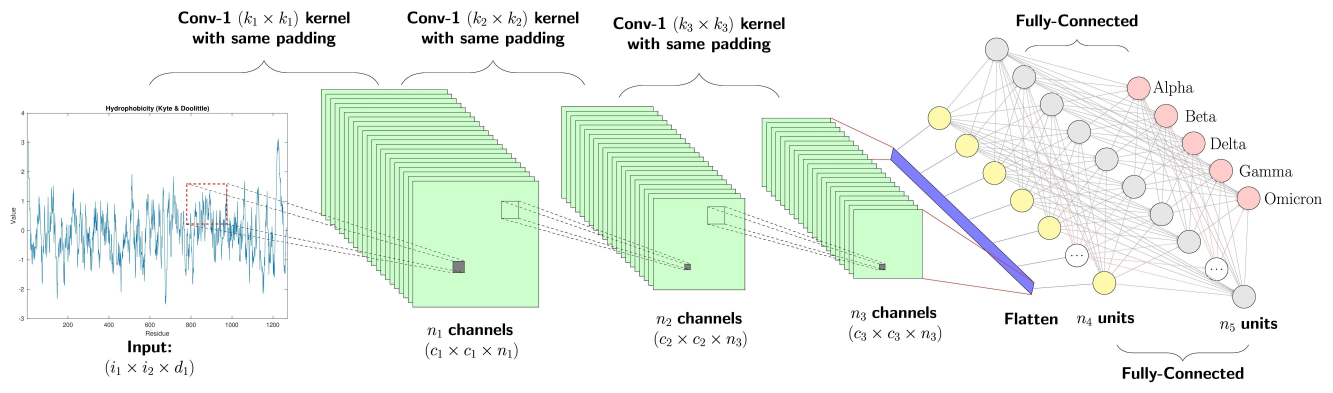
#> input picture publications/paper/images/deep_learning_methods.jpg, 3999 x 1178 px (shown at 1/3 size); its folder holds only this picture in this run
$ python -i baseline_opencv.py   (imports and definitions only)
#> lines starting #> are read from the running program, lines starting #| are printed output that depends on the picture; after the words box and inside, x2 and y2 are one past the last pixel; in counts of white or black regions, pixels touching at a corner belong together
#> further down, picture is the input picture: shape (1178, 3999, 3); mean B, G, R 237.8, 244.7, 237.3
from __future__ import annotations

import math
from dataclasses import dataclass
from pathlib import Path

import cv2
import numpy as np

from app.core.config import get_settings
from app.services.storage_service import job_dir, publish_asset


THRESHOLDS = {
    "low": 0.55,
    "medium": 0.42,
    "high": 0.30,
}


@dataclass
class BaselineSettings:
    sensitivity: str
    min_scene_duration_sec: float


# [85 lines left out: function analyze_video, not called in this run]


def _frame_histogram(frame: np.ndarray) -> np.ndarray:
    resized = cv2.resize(frame, (160, 90), interpolation=cv2.INTER_AREA)
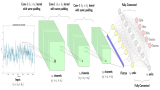
#> resized: shape (90, 160, 3); mean B, G, R 237.8, 244.7, 237.3
    hsv = cv2.cvtColor(resized, cv2.COLOR_BGR2HSV)
#> hsv: shape (90, 160, 3); mean H, S, V 16.2, 9.8, 245.7
    hist = cv2.calcHist([hsv], [0, 1], None, [32, 32], [0, 180, 0, 256])
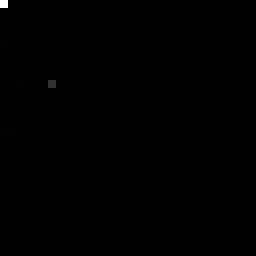
#> hist: shape (32, 32) float32 (shown 8 times larger); min 0, max 10777, mean 14.1; drawn with min black and max white
    cv2.normalize(hist, hist)
#> hist: shape (32, 32) float32; 10.74% of pixels changed, all inside (x1, y1, x2, y2) = (0, 0, 17, 32)
    return hist


# [98 lines left out: functions build_scenes, save_thumbnail, build_storyboard, build_summary, not called in this run]

>>> import cv2
>>> picture = cv2.imread('../../../../../publications/paper/images/deep_learning_methods.jpg')
>>> result = _frame_histogram(picture)

$ run again, on publications/paper/images/flash.jpg
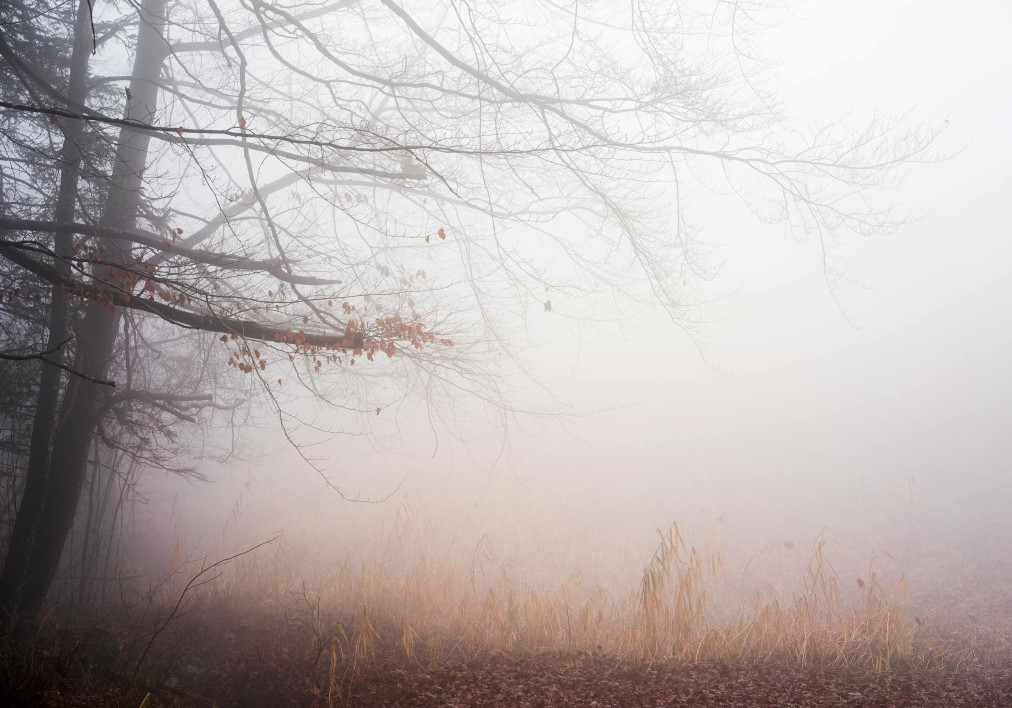
#> input picture publications/paper/images/flash.jpg, 1012 x 708 px
#> picture is the input picture: shape (708, 1012, 3); mean B, G, R 176, 177.4, 185.7
#> in _frame_histogram, `resized = cv2.resize(frame, (160, 90), interpolation=cv2.INTER_AREA)`:
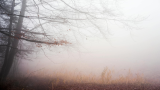
#> resized: shape (90, 160, 3); mean B, G, R 176, 177.4, 185.7
#> hsv: shape (90, 160, 3); mean H, S, V 52.9, 21.7, 186.5
#> in _frame_histogram, `cv2.normalize(hist, hist)`:
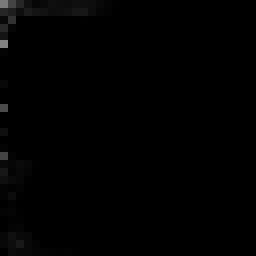
#> hist: shape (32, 32) float32 (shown 8 times larger); min 0, max 0.515, mean 0.00539

$ run again, on publications/paper/images/Anh31.png
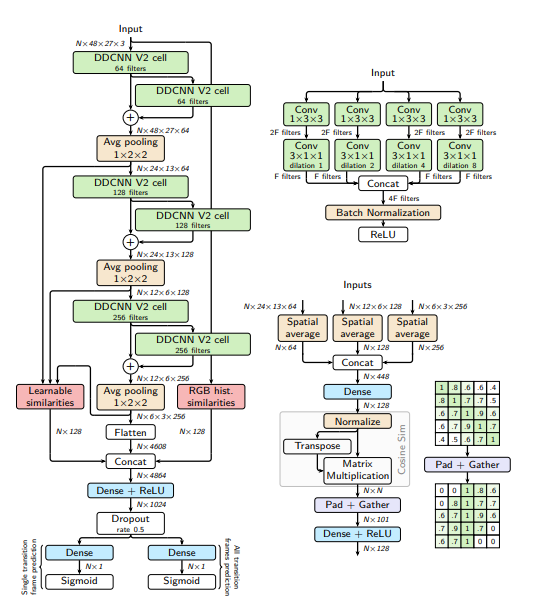
#> input picture publications/paper/images/Anh31.png, 542 x 616 px
#> picture is the input picture: shape (616, 542, 3); mean B, G, R 232.4, 236.4, 234.4
#> in _frame_histogram, `resized = cv2.resize(frame, (160, 90), interpolation=cv2.INTER_AREA)`:
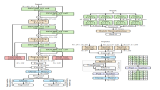
#> resized: shape (90, 160, 3); mean B, G, R 232.4, 236.4, 234.4
#> hsv: shape (90, 160, 3); mean H, S, V 15.8, 8.3, 238
